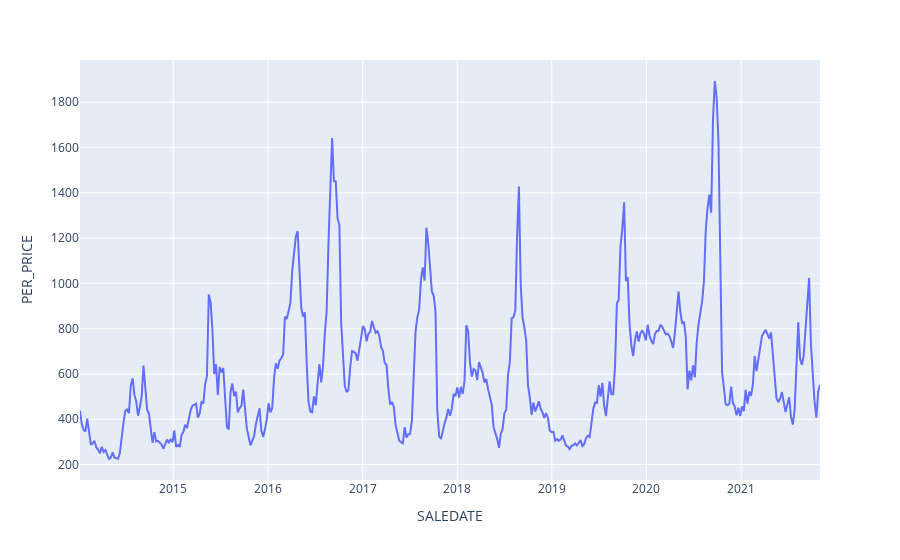

Notebook code cell kept with this figure:
### Code cell
# 단위 당 가격 시각화
fig = px.line(cab_week, x=cab_week.index, y='PER_PRICE')
fig.show()

### Figure 1 — Plotly figure (JSON) as saved in the notebook; plotly's stock layout.template omitted (floating-point values rounded to 4 significant figures; data arrays with more than 128 entries replaced by an {"elided": "..."} marker saying what was removed)
{"data": [{"hovertemplate": "SALEDATE=%{x}<br>PER_PRICE=%{y}<extra></extra>", "legendgroup": "", "line": {"color": "#636efa", "dash": "solid"}, "marker": {"symbol": "circle"}, "mode": "lines", "name": "", "orientation": "v", "showlegend": false, "type": "scatter", "x": {"elided": "409 str values"}, "xaxis": "x", "y": {"elided": "409 float values"}, "yaxis": "y"}], "layout": {"legend": {"tracegroupgap": 0}, "margin": {"t": 60}, "xaxis": {"anchor": "y", "domain": [0, 1], "title": {"text": "SALEDATE"}}, "yaxis": {"anchor": "x", "domain": [0, 1], "title": {"text": "PER_PRICE"}}}}
